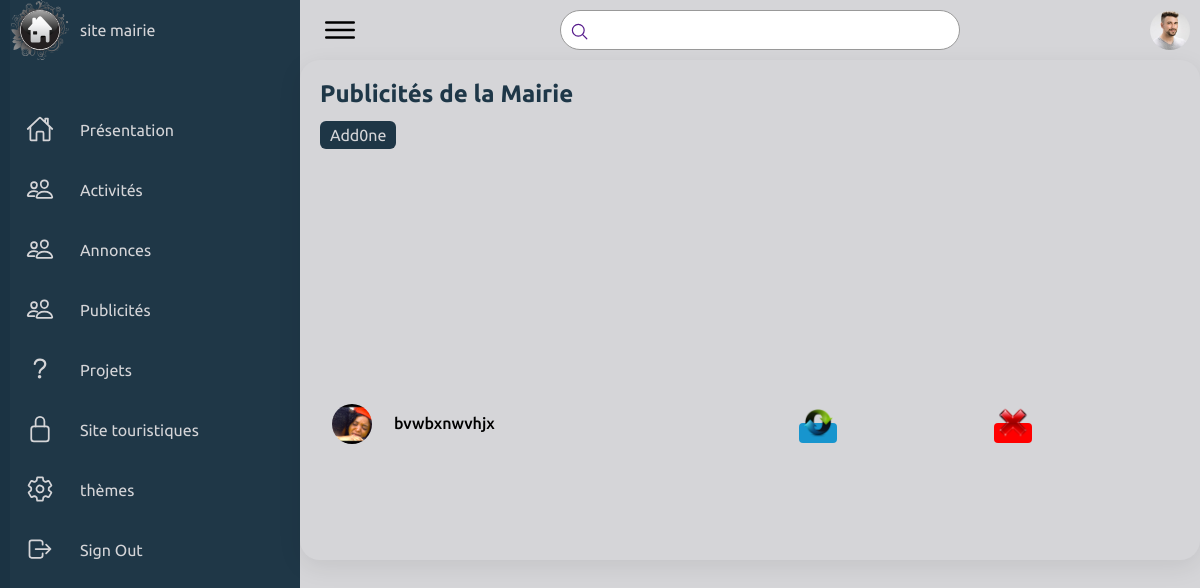
The page /CMS_2064/Admin/Pubs.php (signed in) on the database its author committed.
### tables this page shows
CREATE TABLE `pub` (
  `id` int(11) NOT NULL,
  `contenu` text NOT NULL,
  `image` varchar(255) NOT NULL
);

### CMS_2064/Admin/Pubs.php (the view)
<?php
    include 'includes/headlog.php';
    include "includes/header.php";
    if (isset($_SESSION['username'])) {
?>
            <div class="recentCustomers">
                    <div class="cardHeader">
                        <h2>Publicités de la Mairie</h2> <br>
                        <a href="./Add_pub.php" class="btn">Add0ne</a>
                    </div>
                        <table>
                        <tbody>
                        <?php
                            $req = "SELECT * FROM pub order by id desc";
                            $res1 = $conn->query($req);
                            if ($res1) {
                                $all = $res1->fetchAll();
                                foreach ($all as $publisher) {
                        ?>
                        <tr>
                            <td width="60px">
                                <div class="imgBx"><img src="../images/<?php echo $publisher['image']; ?>" alt=""></div>
                            </td>
                            <td>
                                <h4><?php echo $publisher['contenu']; ?></h4>
                            </td>
                            <td>
                                <span class="status inProgress"><a href="MD_pub.php?id=<?php echo $publisher['id']; ?>"><img src="../images/interact.png"  width="30px" alt=""></a></span>
                            </td>
                            <td>
                                 <span class="status return"><a href="Drop_pub.php?id=<?php echo $publisher['id']; ?>"><img src="../images/button_cancel.png"  width="30px" alt=""></a></span>
                            </td>
                        </tr>
                        <?php
                                }
                            }
                        ?>
                        </tbody>
                    </table>
                </div>
<?php
     }
     else {
         header('location:login.php');
     }
?>
<?php
    include "includes/footer.php";
?>

### CMS_2064/css/style.css (style rules this page uses)
* { font-family: "Ubuntu", sans-serif; margin: 0; padding: 0; box-sizing: border-box; }
:root { --background: #1b3444fa; --white: rgb(213, 213, 216); --gray: #f5f5f5; --black1: #222; --black2: #999; }
body { min-height: 100vh; overflow-x: hidden; }
.cardHeader h2 { font-weight: 600; color: var(--background); }
.cardHeader .btn { position: relative; padding: 5px 10px; background: var(--background); text-decoration: none; color: var(--white); border-radius: 6px; }
.status.return { padding: 2px 4px; background: #f00; color: var(--white); border-radius: 4px; font-size: 14px; font-weight: 500; }
.status.inProgress { padding: 2px 4px; background: #1795ce; color: var(--white); border-radius: 4px; font-size: 14px; font-weight: 500; }
.recentCustomers { position: relative; display: grid; min-height: 500px; padding: 20px; background: var(--white); box-shadow: 0 7px 25px rgba(0, 0, 0, 0.08); border-radius: 20px; }
.recentCustomers .imgBx { position: relative; width: 40px; height: 40px; border-radius: 50px; overflow: hidden; }
.recentCustomers .imgBx img { position: absolute; top: 0; left: 0; width: 100%; height: 100%; object-fit: cover; }
.recentCustomers table tr td { padding: 12px 10px; }
.recentCustomers table tr td h4 { font-size: 16px; font-weight: 500; line-height: 1.2rem; }
::placeholder { color: rgba(255, 255, 255, .5); }

### rows shown on the page
pub: image (picture), contenu "bvwbxnwvhjx"
